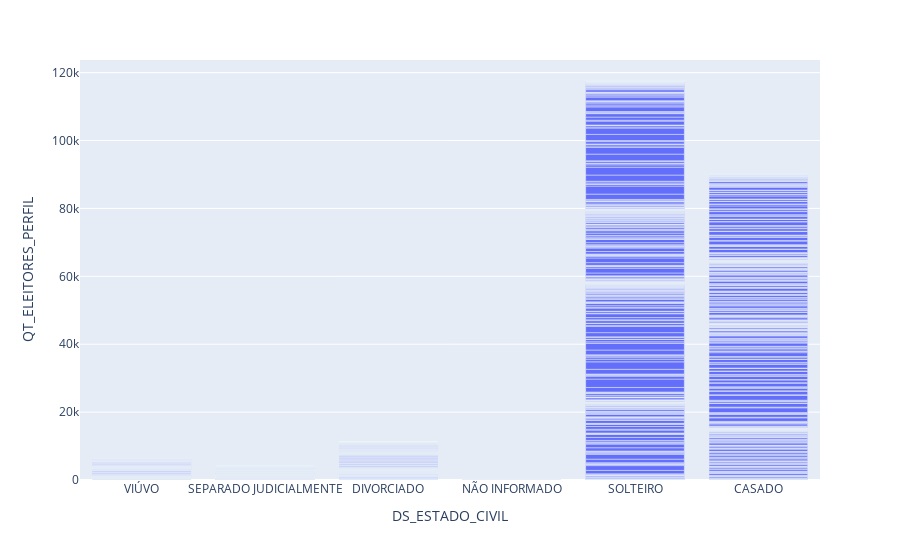

Here is the notebook cell this chart was saved with:
### Code cell
px.bar(cidade,x='DS_ESTADO_CIVIL', y='QT_ELEITORES_PERFIL')

### Figure 1 — Plotly figure (JSON) as saved in the notebook; plotly's stock layout.template omitted (floating-point values rounded to 4 significant figures; data arrays with more than 128 entries replaced by an {"elided": "..."} marker saying what was removed)
{"data": [{"alignmentgroup": "True", "hovertemplate": "DS_ESTADO_CIVIL=%{x}<br>QT_ELEITORES_PERFIL=%{y}<extra></extra>", "legendgroup": "", "marker": {"color": "#636efa"}, "name": "", "offsetgroup": "", "orientation": "v", "showlegend": false, "textposition": "auto", "type": "bar", "x": {"elided": "2396 str values"}, "xaxis": "x", "y": {"elided": "2396 int values"}, "yaxis": "y"}], "layout": {"barmode": "relative", "legend": {"tracegroupgap": 0}, "margin": {"t": 60}, "xaxis": {"anchor": "y", "domain": [0, 1], "title": {"text": "DS_ESTADO_CIVIL"}}, "yaxis": {"anchor": "x", "domain": [0, 1], "title": {"text": "QT_ELEITORES_PERFIL"}}}}
